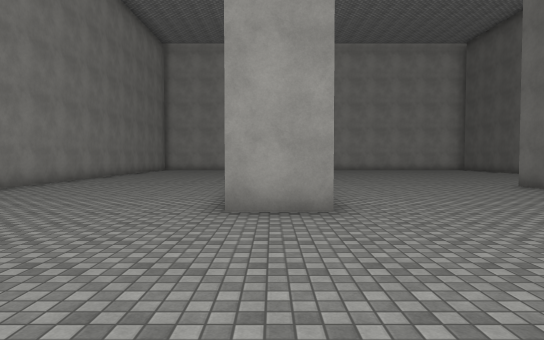
View 1 (above)

24 first-person views from a walk through a scene from a Unity 3-D project. The camera is 1.5 m above the floor, tilts 2° down and sees 75° across. The floor is counted in squares, 2 m on a side. Each view is taken from the middle of a square. On the plan, view 1 faces up. The plan holds only what a view shows up to about 11 squares ahead; the rest is blank. The place goes on beyond the plan. Surface patterns are stand-ins for the level's own textures.

View 2
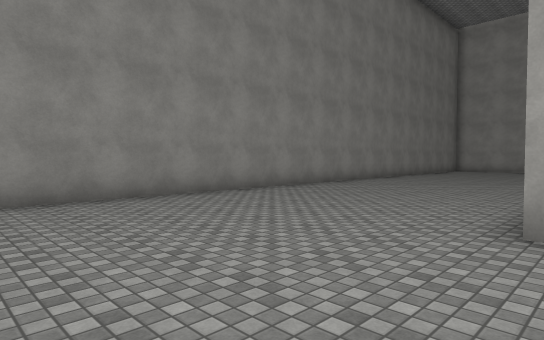

View 3
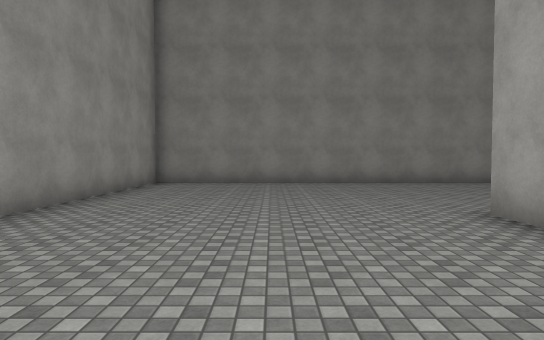

View 4
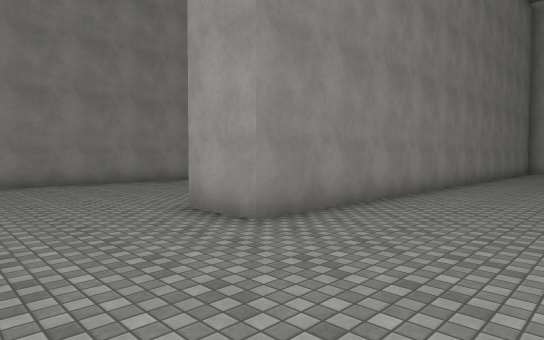

View 5
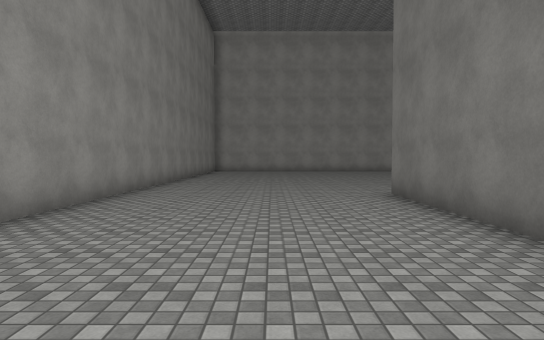

View 6
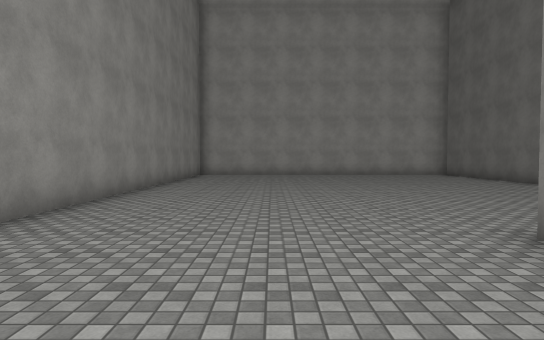

View 7
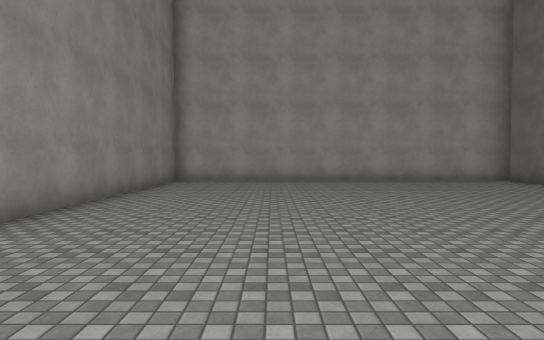

View 8
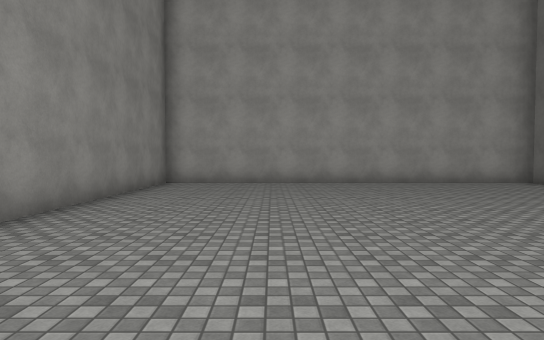

View 9
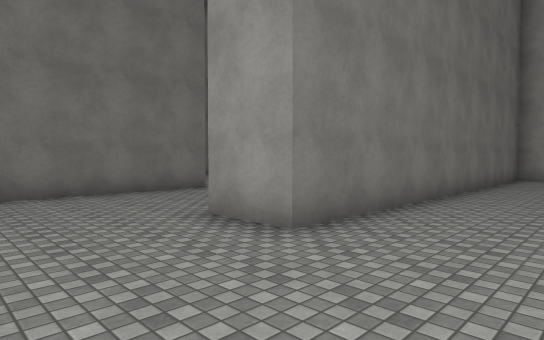

View 10
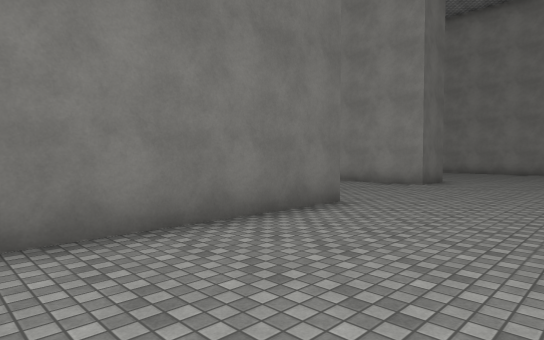

View 11
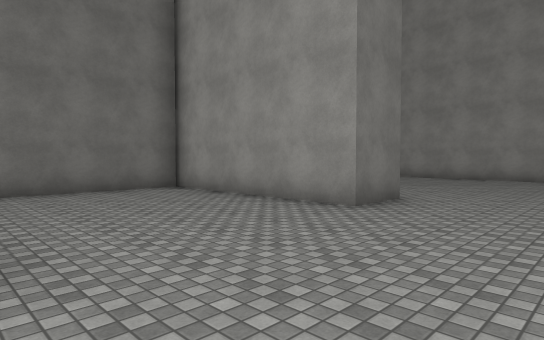

View 12
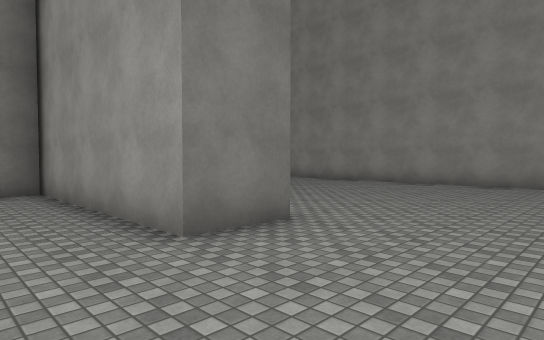

View 13
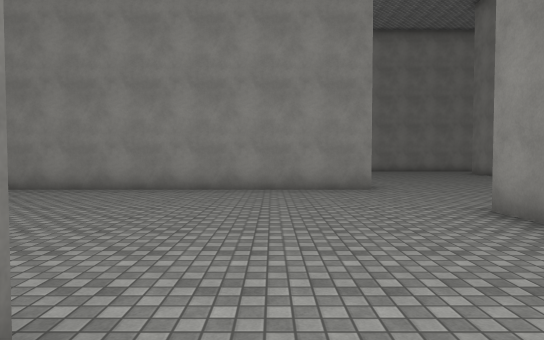

View 14
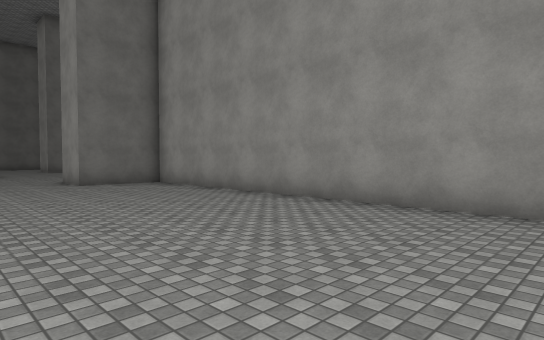

View 15
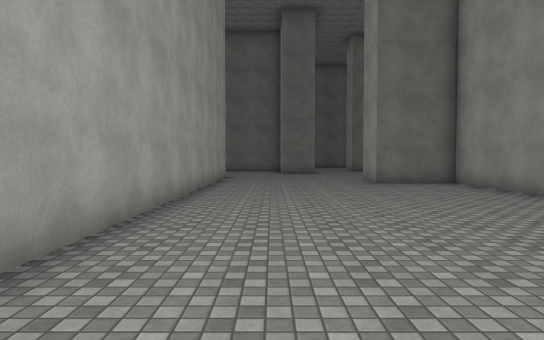

View 16
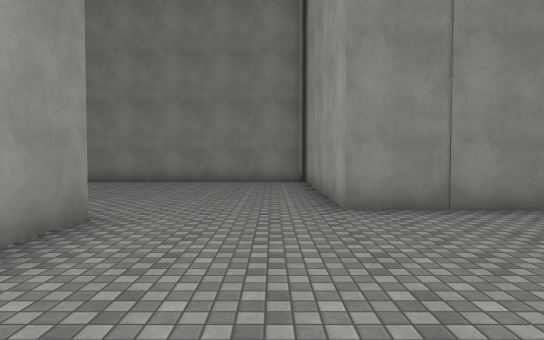

View 17
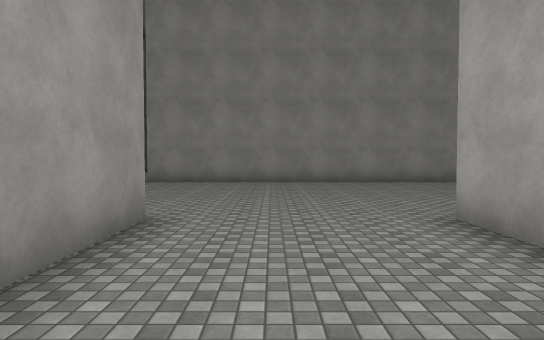

View 18
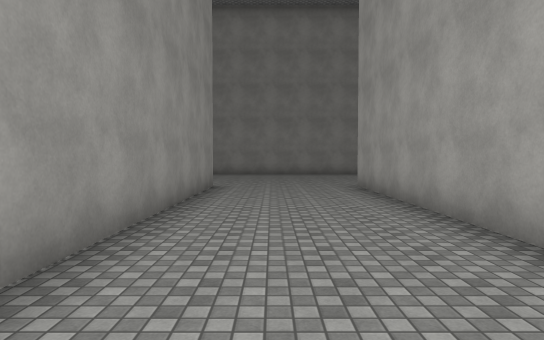

View 19
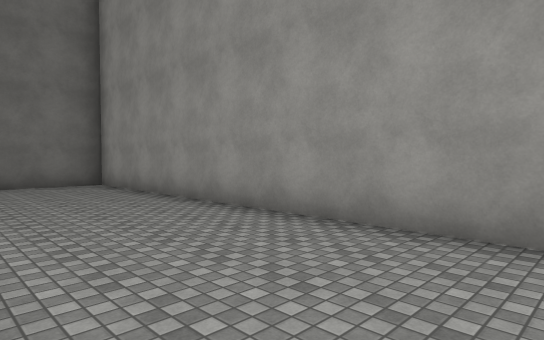

View 20
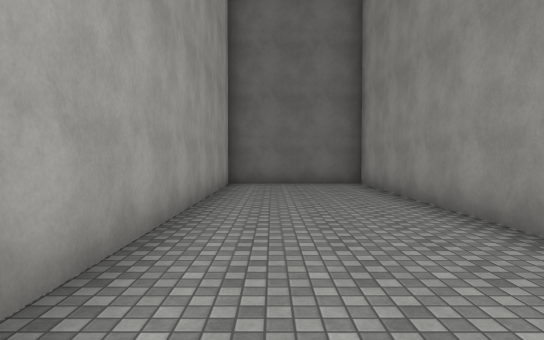

View 21
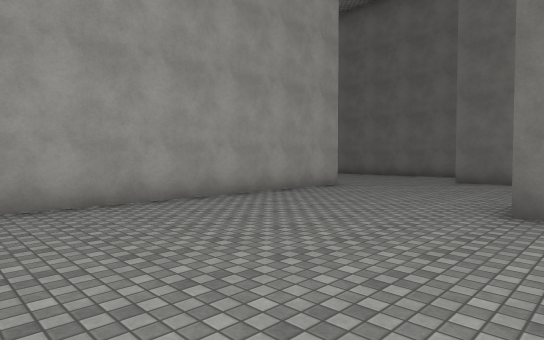

View 22
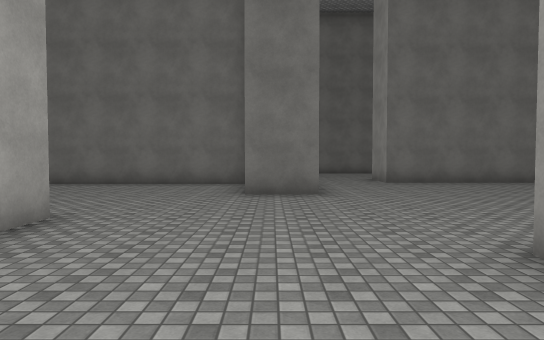

View 23
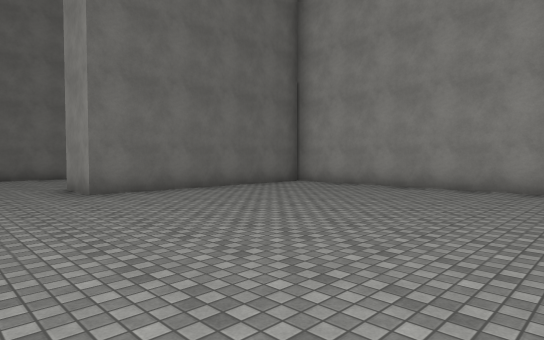

View 24
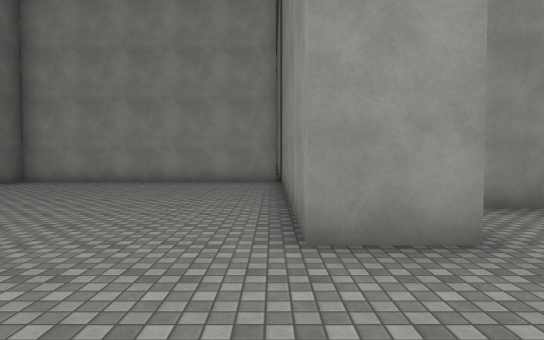

### Floor plan
Points are (right, up) in squares from view 1. A wall is a line through its corners. A room is listed if a view was taken in it or the views show most of it. See-through windows are left out.
Room 1 (views 1, 2, 3, 4, 5, 6, 7, 8, 9, 10, 11, 12, 13)
walls: (11.4, 6.9) (11.4, 11.6); (11.4, 15.9) (11.4, 17.1); (11.4, 19.6) (11.4, 21.1); (-6.5, 11) (-6.5, -1.4) (-0.4, -1.4); (6.5, -1.1) (6.5, 9.2) (8, 9.2); (11.9, 0.6) (11.9, 2.2) (17.5, 2.2); (11.9, 21.5) (0.9, 21.5) (0.9, 4.9) (-0.8, 4.9); (17.2, 2.2) (17.2, 6)
ways out: opening at (10, 0.3) to room 2
Room 2 (views 14, 15, 16, 17, 18, 19, 20, 21, 22, 23, 24)
walls: (26.4, 0.7) (15.2, 0.7); (29.2, -3) (29.2, -1.4); (32.1, -1.2) (32.1, 4.4); (24.9, -11.8) (32.5, -11.8) (32.5, -5.4); (7.9, 0) (7.9, -2.9) (2.1, -2.9) (2.1, -12.5); (8.6, -6.3) (23.2, -6.3) (23.2, -4) (24.7, -4) (24.7, -11.5); (8.6, -11.6) (23.2, -11.6) (23.2, -7.7) (8.6, -7.7)
ways out: opening at (10, 0.3) to room 1; opening at (33.5, -4.5)

Positions as (right, up) in squares from view 1, and headings:
1: (0, 0), facing up
2: (0, 1), facing up-left
3: (4, 2), facing left
4: (4, 2), facing up-left
5: (4, 2), facing up
6: (4, 6), facing up
7: (4, 10), facing up
8: (4, 11), facing up
9: (4, 12), facing down-right
10: (8, 12), facing down-right
11: (9, 7), facing down-right
12: (9, 4), facing down-right
13: (11, 2), facing down
14: (13, -1), facing down-right
15: (13, -1), facing right
16: (13, -4), facing left
17: (13, -10), facing left
18: (18, -10), facing left
19: (13, -8), facing down-right
20: (13, -9), facing right
21: (18, -5), facing up-right
22: (22, -2), facing right
23: (25, -3), facing down-right
24: (25, -1), facing down
